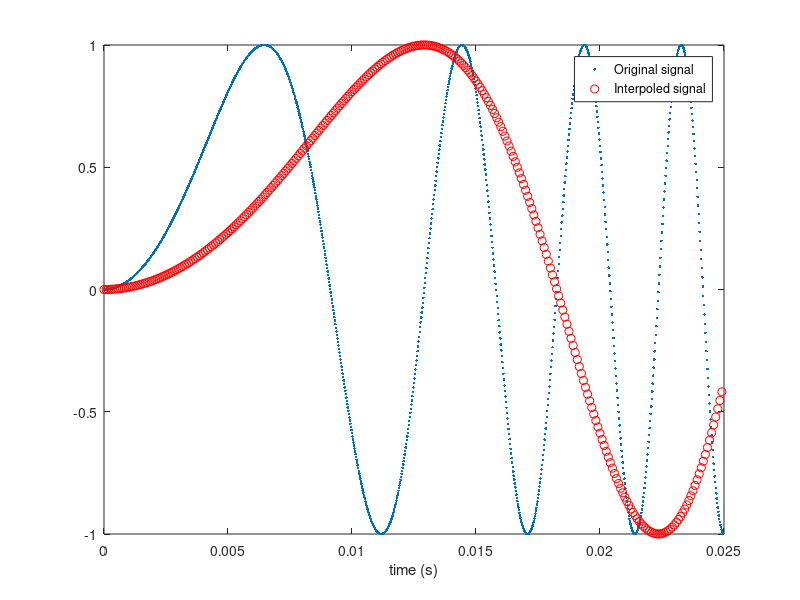

Write the MATLAB code that produced this figure. (Note: this script raises an error after producing the figure.)
% Report 25 
% Rijk van Wijk en JN du Plessis

Fs = 48000;
Fmin = 0; Fmax = 12000;
N = 2*Fs;
n = [0:N-1];
f = linspace(Fmin,Fmax,N)/Fs;
x = sin(2*pi*f.*n);
%soundsc(x,Fs)


Fs2 = Fs/2;
x2 = x(1:2:end);

%soundsc(x2,Fs2)


close all
M = 1200;
plot(n(1:M)/Fs,x(1:M), '.');
hold on
n2 = n(1:4:end);
plot(n2(1:M/4)/Fs,x2(1:M/4), 'ro');
legend('Original signal', 'Interpoled signal')
xlabel('time (s)')

close all
figure
spectrogram(x2, 100, 'yaxis')
figure
spectrogram(x, 100, 'yaxis')



